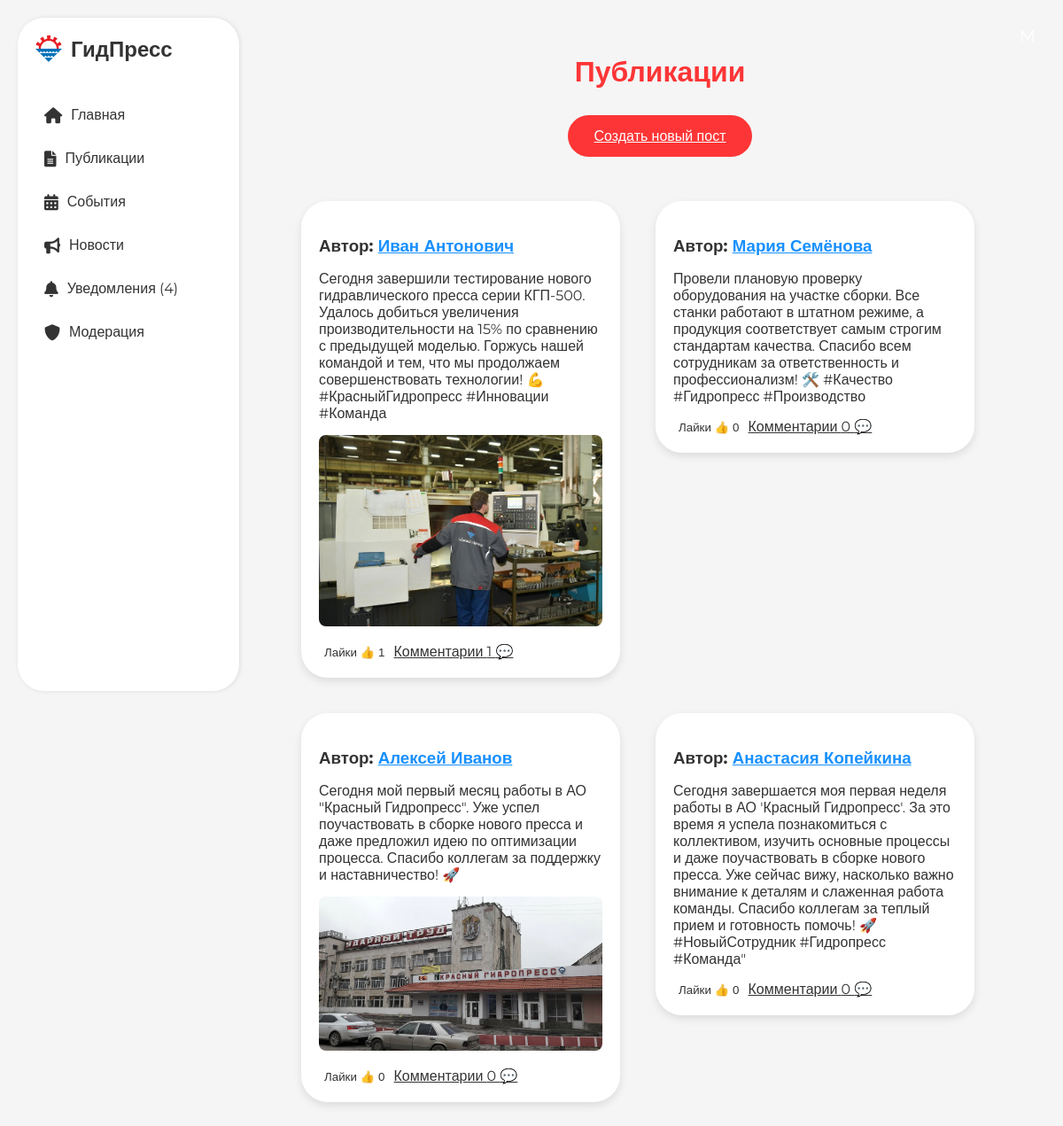
/posts (signed in), run on the app's committed database.
### application/models.py (models this page shows, shortened)
class Post(db.Model):
    id = db.Column(db.Integer, primary_key=True)
    user_id = db.Column(db.Integer, db.ForeignKey('user.id'), nullable=False)
    content_text = db.Column(db.Text, nullable=True)
    file_path = db.Column(db.String(255), nullable=True)
    file_type = db.Column(db.String(10), nullable=False)  # 'image', 'video', or 'none'
    created_at = db.Column(db.DateTime, default=datetime.now)
    updated_at = db.Column(db.DateTime, default=datetime.now, onupdate=datetime.now)
    is_active = db.Column(db.Boolean, default=True)
    likes = db.relationship('Like', backref='post', lazy=True)
    comments = db.relationship('Comment', backref='post', lazy=True)

class User(db.Model, UserMixin):
    id = db.Column(db.Integer, primary_key=True)
    username = db.Column(db.String(150), unique=True, nullable=False)
    email = db.Column(db.String(150), unique=True, nullable=False)
    password_hash = db.Column(db.String(128), nullable=False)
    role = db.Column(db.String(128), default='user')
    is_blocked = db.Column(db.Boolean, default=False)
    failed_login_attempts = db.Column(db.Integer, default=0)
    last_failed_login = db.Column(db.DateTime)
    posts = db.relationship('Post', backref='author', lazy=True)
    likes = db.relationship('Like', backref='user', lazy=True)
    comments = db.relationship('Comment', backref='user', lazy=True)
    email_notifications = db.Column(db.Boolean, default=True)  # Флаг для email уведомлений

### application/views/posts.py (the view)
@posts_bp.route('/posts', methods=['GET'])
def list_posts():
    posts = Post.query.options(joinedload(Post.author)).filter_by(is_active=True).all()
    return render_template('posts.html', posts=posts)

### application/views/auth.py (called while the page is built)
@login_manager.user_loader
def load_user(user_id):
    return User.query.get(int(user_id))

### application/templates/posts.html (shortened to what this page needs)
{% extends 'base.html' %}
{% block content %}
<div class="home-container" style="
    max-width: 1200px;
    margin: 0 auto;
    padding: 20px;
    display: flex;
    flex-direction: column;
    align-items: center;
    min-height: calc(100vh - 40px); /* Учитываем отступы */
">
    <h1 style="font-size: 2rem; color: #FD3536; margin-bottom: 30px; text-align: center; font-weight: 600;">Публикации</h1>
    <a href="{{ url_for('posts.new_post') }}" class="ant-btn ant-btn-primary" style="
        margin-bottom: 20px;
        padding: 14px 30px;
        border-radius: 50px;
        background-color: #FD3536;
        border-color: #FD3536;
        font-size: 1rem;
        font-weight: 500;
        color: #fff;
        transition: background-color 0.3s ease;
    ">
        Создать новый пост
    </a>
    <div class="site-card-wrapper" style="
        width: 100%;
        padding: 20px;
        display: flex;
        flex-wrap: wrap;
        justify-content: center;
    ">
        <div class="ant-row" style="display: flex; flex-wrap: wrap; gap: 20px;">
            {% for post in posts %}
                <div class="ant-col" style="
                    flex: 1 1 300px;
                    max-width: 360px;
                    padding: 10px;
                ">
                    <div class="ant-card" style="
                        width: 100%;
                        border-radius: 30px;
                        background-color: #fff;
                        box-shadow: 0 4px 10px rgba(0, 0, 0, 0.1);
                        overflow: hidden;
                    ">
                        <div class="ant-card-body" style="padding: 20px;">
                            <h3 style="color: #333; margin-bottom: 15px;">
                                Автор: <a href="{{ url_for('auth.profile', user_id=post.user_id) }}" style="color: #1890ff;">{{ post.author.username }}</a>
                            </h3>
                            <p style="color: #333; margin-bottom: 15px;">{{ post.content_text }}</p>
                            {% if post.file_path %}
                                <div class="media-container" style="margin-bottom: 15px;">
                                    {% if post.file_type == 'image' %}
                                        <img src="{{ url_for('static', filename='uploads/' + post.file_path) }}" alt="Post Image" style="
                                            width: 100%;
                                            height: auto;
                                            border-radius: 8px;
                                        " />
                                    {% elif post.file_type == 'video' %}
                                        <video controls style="width: 100%; border-radius: 8px;">
                                            <source src="{{ url_for('static', filename='uploads/' + post.file_path) }}" type="video/mp4" />
                                            Ваш браузер не поддерживает видео.
                                        </video>
                                    {% elif post.file_type == 'audio' %}
                                        <audio controls style="width: 100%; border-radius: 8px;">
                                            <source src="{{ url_for('static', filename='uploads/' + post.file_path) }}" type="audio/mpeg" />
                                            Ваш браузер не поддерживает аудио.
                                        </audio>
                                    {% endif %}
                                </div>
                            {% endif %}
                            <div style="margin-top: 10px;">
                                <form action="{{ url_for('likes.like_post', post_id=post.id) }}" method="POST" style="display:inline;">
                                    <button type="submit" class="ant-btn ant-btn-link" style="color: #333;">Лайки 👍 {{ post.likes|length }}</button>
                                </form>
                                <a href="{{ url_for('comments.list_comments', post_id=post.id) }}" class="ant-btn ant-btn-link" style="color: #333;">Комментарии {{ post.comments|length }} 💬</a>
                            </div>
                        </div>
                    </div>
                </div>
            {% endfor %}
        </div>
    </div>
</div>
{% endblock %}

### application/templates/posts.html (style rules this page uses)
.media-container { overflow: hidden; position: relative; width: 100%; height: auto; }
.ant-btn-link { background: none; border: none; color: #1890ff; cursor: pointer; }

### data on the page
Post: author.username "Иван Антонович", content_text "Сегодня завершили тестирование нового гидравлического пресса серии КГП-500. Удалось добиться увеличения производительности на 15% по сравнению с предыдущей моделью. Горжусь нашей командой и тем, что мы продолжаем совершенствовать технологии! 💪 #КрасныйГидропресс #Инновации #Команда", file_path (picture), likes|length "1", comments|length "1"
Post: author.username "Мария Семёнова", content_text "Провели плановую проверку оборудования на участке сборки. Все станки работают в штатном режиме, а продукция соответствует самым строгим стандартам качества. Спасибо всем сотрудникам за ответственность и профессионализм! 🛠️ #Качество #Гидропресс #Производство", likes|length "0", comments|length "0"
Post: author.username "Алексей Иванов", content_text "Сегодня мой первый месяц работы в АО \"Красный Гидропресс\". Уже успел поучаствовать в сборке нового пресса и даже предложил идею по оптимизации процесса. Спасибо коллегам за поддержку и наставничество! 🚀", file_path (picture), likes|length "0", comments|length "0"
Post: author.username "Анастасия Копейкина", content_text "Сегодня завершается моя первая неделя работы в АО 'Красный Гидропресс'. За это время я успела познакомиться с коллективом, изучить основные процессы и даже поучаствовать в сборке нового пресса. Уже сейчас вижу, насколько важно внимание к деталям и слаженная работа команды. Спасибо коллегам за теплый прием и готовность помочь! 🚀 #НовыйСотрудник #Гидропресс #Команда\"", likes|length "0", comments|length "0"

### other printed values
{{ '(' }} "("
{{ ')' }} ")"
